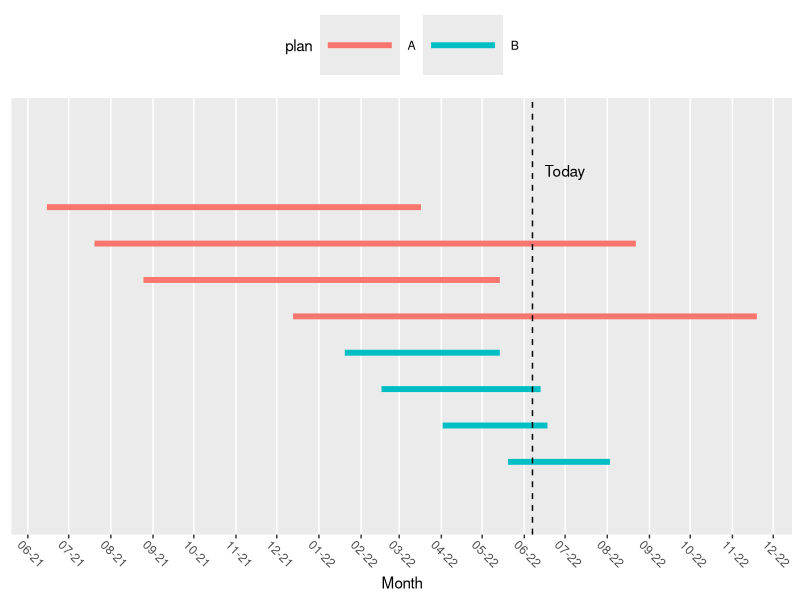

The R script that drew this image:
## ---- chunk 1
knitr::opts_chunk$set(echo = T, warning = F, message = F, cache = F)
library(ggplot2)
## ---- chunk 2
lifelines_plot <- data.frame(
  id = 8:1,
  time = as.Date(c(
    "2021-06-15", "2021-07-20", "2021-08-25", "2021-12-13",
    "2022-01-20", "2022-02-16", "2022-04-02", "2022-05-20"
  )),
  xmin = as.Date(c(
    "2021-06-15", "2021-07-20", "2021-08-25", "2021-12-13",
    "2022-01-20", "2022-02-16", "2022-04-02", "2022-05-20"
  )),
  xmax = as.Date(c(
    "2022-03-17", "2022-08-22", "2022-05-14", "2022-11-19",
    "2022-05-14", "2022-06-13", "2022-06-18", "2022-08-03"
  )),
  plan = factor(rep(c("A", "B"), each = 4))
)

ggplot(lifelines_plot, aes(time, id, color = plan)) +
  geom_linerange(aes(xmin = xmin, xmax = xmax), size = 2) +
  theme(
    axis.ticks.y = element_blank(), axis.title.y = element_blank(),
    axis.text.y = element_blank(), panel.grid.major.y = element_blank(),
    panel.grid.minor.x = element_blank(), 
    panel.grid.minor.y = element_blank(),
    axis.text.x = element_text(angle = -45, vjust = 0),
    legend.key.size = unit(0.1, "npc"), legend.direction = "horizontal",
    legend.position = "top"
  ) +
  scale_y_continuous(expand = expansion(add = 2)) +
  geom_vline(xintercept = as.Date("2022-06-07"), lty = 2) +
  scale_x_date(date_breaks = "1 months", date_labels = "%m-%y", name = "Month") + 
  annotate(x = as.Date("2022-07-01"), y = 9, geom = "text", label = "Today")
